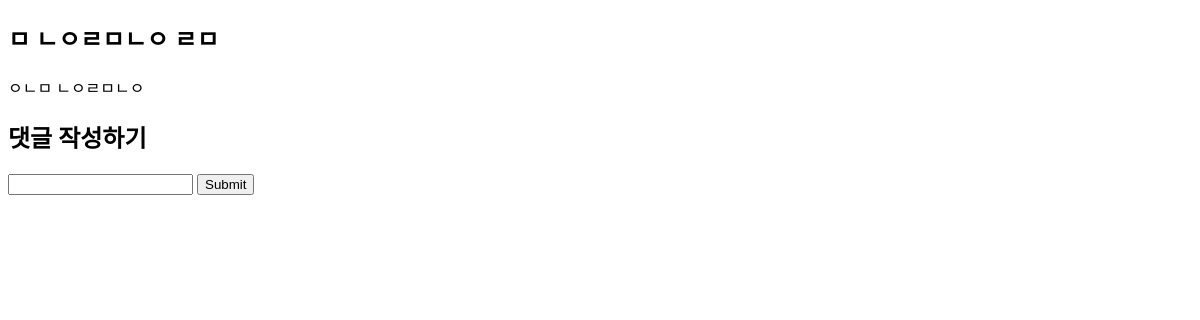
The app's page /qnapage/qnadetail/13/, older data.
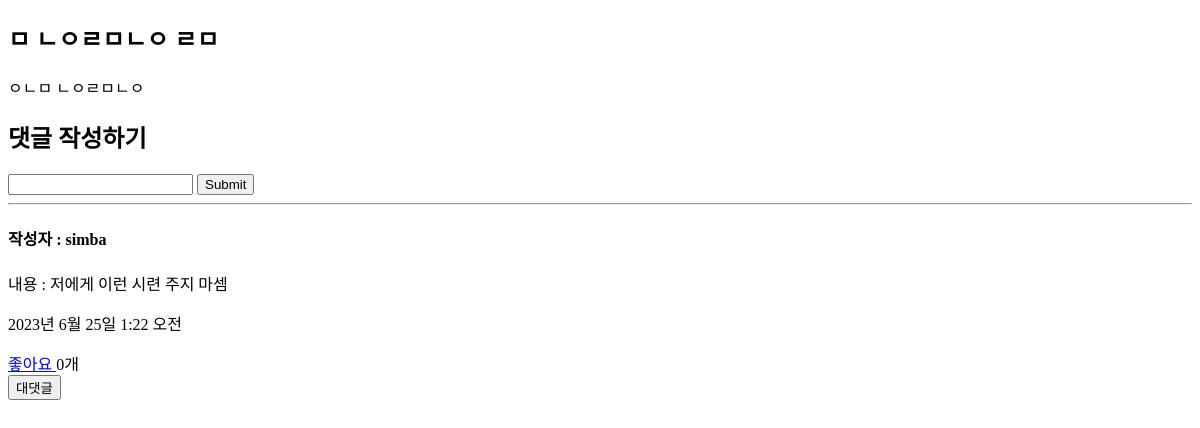
The same page, newer data.
### qnapage/models.py (models this page shows, shortened)
class QnaComment(models.Model):
    content = models.TextField()
    pub_date = models.DateTimeField()
    writer = models.ForeignKey(User, null=False, blank=False, on_delete=models.CASCADE)
    qna = models.ForeignKey(Qna, null=False, blank=False, on_delete=models.CASCADE)
    comment_like = models.ManyToManyField(User, related_name='comment_likes', blank=True)
    comment_like_count = models.PositiveIntegerField(default = 0)

### qnapage/views.py (the view, shortened to what this page needs)
# urls.py: path('qnadetail/<int:id>/', qnadetail, name="qnadetail"),
def qnadetail(request, id):
    qna = get_object_or_404(Qna, pk = id)
    if request.method == 'GET':
        comments = QnaComment.objects.filter(qna = qna)
        return render(request, 'qnapage/qnadetail.html',{
            'qna':qna,
            'comments':comments
            })
    return render(request, 'qnapage/qnadetail.html', {'qna':qna})

### qnapage/templates/qnapage/qnadetail.html (shortened to what this page needs)
<!DOCTYPE html>
<html>
<head>
</head>
<body>
    <h2>{{ qna.title }}</h2>
    <p>{{ qna.body }}</p>
    <div class="comment_container">
        <div class="comment_form">
            <h2>댓글 작성하기</h2>
            <form method="POST" action="{% url 'qnapage:qnadetail' qna.id %}">
                <input type="text" name="content">
                <input type="submit" name="submit">
            </form>
        </div>
        <div class="comment_list">
            {% for c in comments %}
                <hr>
                <h4>작성자 : {{c.writer}}</h4>
                <p>내용 : {{c.content}}</p>
                <p>{{c.pub_date}}</p>
                <a href = "{% url 'qnapage:comment_likes' c.id %}">
                    {% if user in c.comment_like.all %}
                    취소
                    {% else %}
                    좋아요
                    {% endif %}
                </a>
                {{ c.comment_like_count }}개
                <div class="replies">
                    <button class="reply-toggle">대댓글</button>
                </div>
            {% endfor %}
        </div>
    </div>
</body>
</html>

Row changes from the older to the newer data that the page shows:
added QnaComment: writer "simba", content "저에게 이런 시련 주지 마셈", pub_date "2023년 6월 25일 1:22 오전", shows "좋아요", comment_like_count "0"
